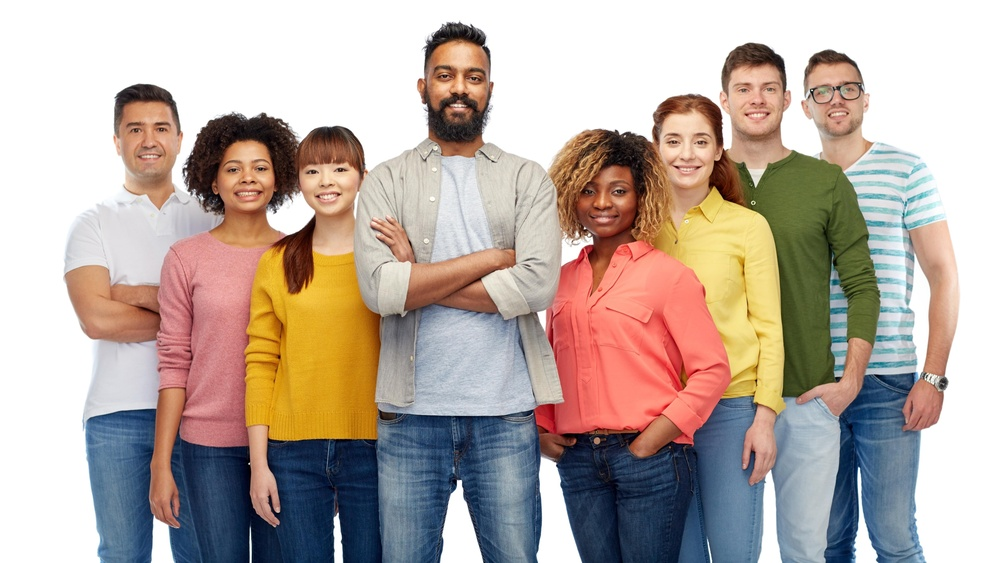
#> input picture people.jpg, 1000 x 563 px, shrunk from 4993 x 2809 before the run
$ jupyter execute Face_detection.ipynb
#> lines starting #> are read from the running program, lines starting #| are printed output that depends on the picture; after the words box and inside, x2 and y2 are one past the last pixel; in counts of white or black regions, pixels touching at a corner belong together
[cell 1]
import cv2
import matplotlib.pyplot as plt
import numpy as np

[cell 2]
# Load Haar Cascade pre-trained model
face_cascade = cv2.CascadeClassifier(cv2.data.haarcascades + 'haarcascade_frontalface_default.xml')

[cell 3]
def detect_faces(image_path):
    # Load the image
#> called with image_path = 'people.jpg'
    img = cv2.imread(image_path)
#> img is the input picture: shape (563, 1000, 3); mean B, G, R 162.1, 170.9, 185.3
    gray = cv2.cvtColor(img, cv2.COLOR_BGR2GRAY)  # Convert to grayscale
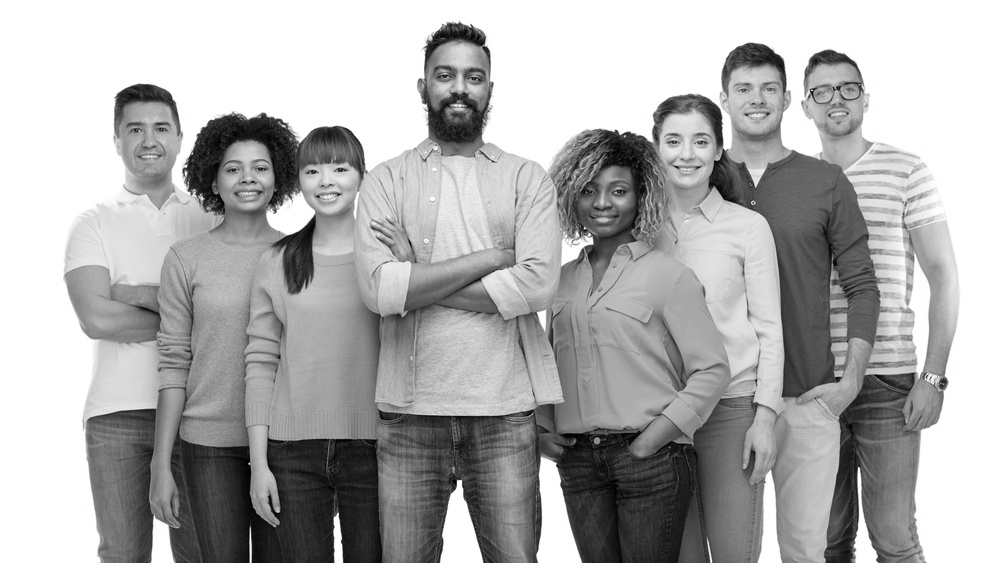
#> gray: shape (563, 1000); min 0, max 255, mean 174.2

    # Detect faces
    faces = face_cascade.detectMultiScale(gray, scaleFactor=1.1, minNeighbors=5, minSize=(30, 30))
#> faces = [[862, 236, 45, 45], [723, 62, 67, 67], [113, 101, 70, 70], [213, 141, 68, 68], [797, 63, 70, 70], [296, 145, 68, 68], [572, 165, 69, 69], [418, 43, 82, 82], [651, 112, 74, 74]]

    # Draw rectangles around detected faces
    for (x, y, w, h) in faces:
        cv2.rectangle(img, (x, y), (x+w, y+h), (255, 0, 0), 2)
#> this loop made 9 passes
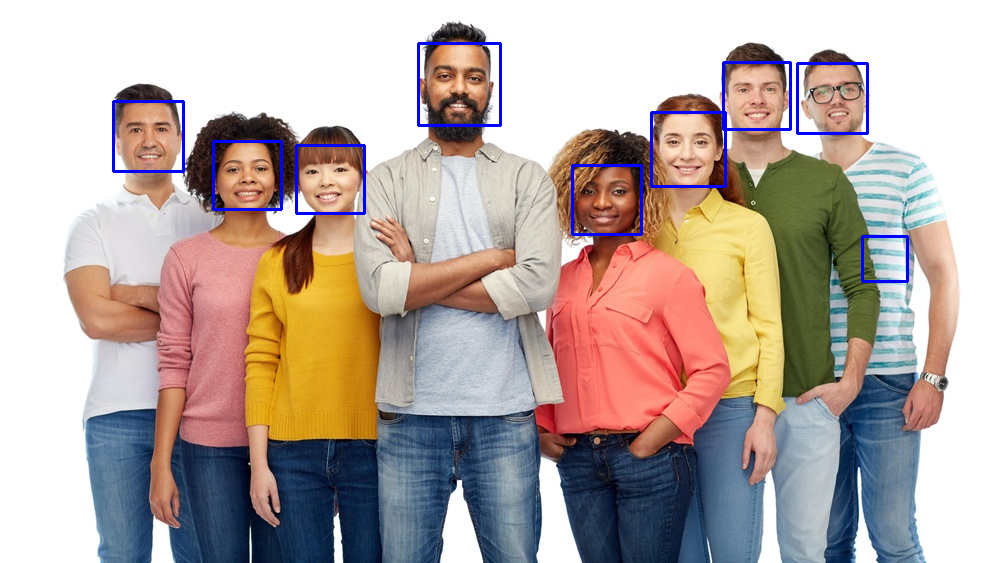
#> img: shape (563, 1000, 3); 1.29% of pixels changed, all inside (x1, y1, x2, y2) = (112, 42, 909, 283)

    return img, faces

[cell 4]
# Example image path
image_path = 'people.jpg'

# Detect and show results
detected_img, faces = detect_faces(image_path)

# Display the image
plt.imshow(cv2.cvtColor(detected_img, cv2.COLOR_BGR2RGB))
plt.title(f"Detected {len(faces)} face(s)")
plt.axis('off')
plt.show()
